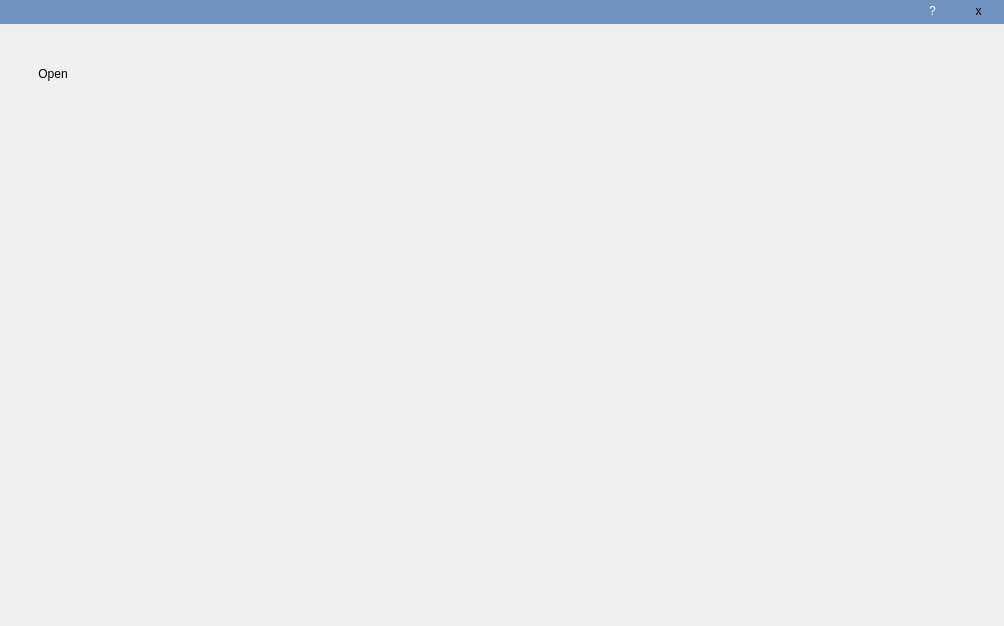
<?xml version="1.0" encoding="UTF-8"?>
<ui version="4.0">
 <class>HMMMain</class>
 <widget class="QMainWindow" name="HMMMain">
  <property name="geometry">
   <rect>
    <x>0</x>
    <y>0</y>
    <width>1004</width>
    <height>626</height>
   </rect>
  </property>
  <property name="windowTitle">
   <string>MDE</string>
  </property>
  <property name="styleSheet">
   <string notr="true"/>
  </property>
  <widget class="QWidget" name="centralWidget">
   <property name="baseSize">
    <size>
     <width>0</width>
     <height>0</height>
    </size>
   </property>
   <property name="styleSheet">
    <string notr="true">QWidget#centralWidget&gt;QWidget{Background-color:rgb(112,146,190) };</string>
   </property>
   <layout class="QVBoxLayout" name="verticalLayout">
    <property name="spacing">
     <number>0</number>
    </property>
    <property name="leftMargin">
     <number>0</number>
    </property>
    <property name="topMargin">
     <number>0</number>
    </property>
    <property name="rightMargin">
     <number>0</number>
    </property>
    <property name="bottomMargin">
     <number>0</number>
    </property>
    <item>
     <widget class="QWidget" name="widowTitleBar" native="true">
      <property name="sizePolicy">
       <sizepolicy hsizetype="Preferred" vsizetype="Minimum">
        <horstretch>0</horstretch>
        <verstretch>0</verstretch>
       </sizepolicy>
      </property>
      <property name="styleSheet">
       <string notr="true">Background-color:rgb(112,146,190)</string>
      </property>
      <layout class="QHBoxLayout" name="horizontalLayout_2">
       <property name="spacing">
        <number>0</number>
       </property>
       <property name="topMargin">
        <number>0</number>
       </property>
       <property name="bottomMargin">
        <number>3</number>
       </property>
       <item>
        <widget class="QWidget" name="widget" native="true">
         <layout class="QVBoxLayout" name="verticalLayout_2">
          <property name="leftMargin">
           <number>0</number>
          </property>
          <property name="topMargin">
           <number>3</number>
          </property>
          <property name="rightMargin">
           <number>0</number>
          </property>
          <property name="bottomMargin">
           <number>0</number>
          </property>
         </layout>
        </widget>
       </item>
       <item>
        <widget class="QToolButton" name="aboutButton">
         <property name="styleSheet">
          <string notr="true">color:white</string>
         </property>
         <property name="text">
          <string>?</string>
         </property>
         <property name="icon">
          <iconset>
           <normaloff>:/mde/icons/about.png</normaloff>:/mde/icons/about.png</iconset>
         </property>
         <property name="toolButtonStyle">
          <enum>Qt::ToolButtonTextOnly</enum>
         </property>
         <property name="autoRaise">
          <bool>true</bool>
         </property>
        </widget>
       </item>
       <item>
        <widget class="QToolButton" name="minimizeButton">
         <property name="maximumSize">
          <size>
           <width>21</width>
           <height>15</height>
          </size>
         </property>
         <property name="styleSheet">
          <string notr="true"/>
         </property>
         <property name="text">
          <string>_</string>
         </property>
         <property name="icon">
          <iconset resource="MdeViewIcons.qrc">
           <normaloff>:/mde/icons/minimalizacja-alpha.png</normaloff>:/mde/icons/minimalizacja-alpha.png</iconset>
         </property>
         <property name="checkable">
          <bool>false</bool>
         </property>
         <property name="autoExclusive">
          <bool>true</bool>
         </property>
         <property name="autoRaise">
          <bool>true</bool>
         </property>
        </widget>
       </item>
       <item>
        <widget class="QToolButton" name="exitButton">
         <property name="maximumSize">
          <size>
           <width>29</width>
           <height>15</height>
          </size>
         </property>
         <property name="styleSheet">
          <string notr="true"/>
         </property>
         <property name="text">
          <string>x</string>
         </property>
         <property name="icon">
          <iconset resource="../../coreui/ui/CoreIcons.qrc">
           <normaloff>:/coreUI/icons/x-alpha.png</normaloff>:/coreUI/icons/x-alpha.png</iconset>
         </property>
         <property name="autoRaise">
          <bool>true</bool>
         </property>
        </widget>
       </item>
      </layout>
     </widget>
    </item>
    <item>
     <widget class="QFrame" name="toolBar">
      <property name="sizePolicy">
       <sizepolicy hsizetype="Preferred" vsizetype="Fixed">
        <horstretch>0</horstretch>
        <verstretch>0</verstretch>
       </sizepolicy>
      </property>
      <property name="minimumSize">
       <size>
        <width>0</width>
        <height>100</height>
       </size>
      </property>
      <property name="maximumSize">
       <size>
        <width>16777215</width>
        <height>100</height>
       </size>
      </property>
      <property name="styleSheet">
       <string notr="true"/>
      </property>
      <layout class="QHBoxLayout" name="horizontalLayout">
       <property name="topMargin">
        <number>0</number>
       </property>
       <property name="bottomMargin">
        <number>0</number>
       </property>
       <item>
        <widget class="QToolButton" name="templateButton">
         <property name="enabled">
          <bool>true</bool>
         </property>
         <property name="minimumSize">
          <size>
           <width>84</width>
           <height>54</height>
          </size>
         </property>
         <property name="styleSheet">
          <string notr="true"/>
         </property>
         <property name="text">
          <string>Open</string>
         </property>
         <property name="icon">
          <iconset resource="MdeViewIcons.qrc">
           <normaloff>:/mde/icons/Strona.png</normaloff>:/mde/icons/Strona.png</iconset>
         </property>
         <property name="iconSize">
          <size>
           <width>28</width>
           <height>28</height>
          </size>
         </property>
         <property name="checkable">
          <bool>true</bool>
         </property>
         <property name="checked">
          <bool>false</bool>
         </property>
         <property name="toolButtonStyle">
          <enum>Qt::ToolButtonTextUnderIcon</enum>
         </property>
         <property name="autoRaise">
          <bool>true</bool>
         </property>
        </widget>
       </item>
       <item>
        <widget class="QWidget" name="tabPlaceholder" native="true">
         <property name="sizePolicy">
          <sizepolicy hsizetype="Preferred" vsizetype="Expanding">
           <horstretch>0</horstretch>
           <verstretch>0</verstretch>
          </sizepolicy>
         </property>
         <property name="styleSheet">
          <string notr="true"/>
         </property>
         <layout class="QHBoxLayout" name="horizontalLayout_3">
          <property name="spacing">
           <number>0</number>
          </property>
          <property name="leftMargin">
           <number>0</number>
          </property>
          <property name="topMargin">
           <number>0</number>
          </property>
          <property name="rightMargin">
           <number>0</number>
          </property>
          <property name="bottomMargin">
           <number>0</number>
          </property>
         </layout>
        </widget>
       </item>
      </layout>
     </widget>
    </item>
    <item>
     <widget class="QFrame" name="mainArea">
      <property name="sizePolicy">
       <sizepolicy hsizetype="Expanding" vsizetype="Expanding">
        <horstretch>0</horstretch>
        <verstretch>0</verstretch>
       </sizepolicy>
      </property>
      <property name="styleSheet">
       <string notr="true"/>
      </property>
      <property name="frameShape">
       <enum>QFrame::NoFrame</enum>
      </property>
      <property name="lineWidth">
       <number>0</number>
      </property>
      <layout class="QHBoxLayout" name="horizontalLayout_4">
       <property name="spacing">
        <number>0</number>
       </property>
       <property name="leftMargin">
        <number>5</number>
       </property>
       <property name="topMargin">
        <number>5</number>
       </property>
       <property name="rightMargin">
        <number>5</number>
       </property>
       <property name="bottomMargin">
        <number>5</number>
       </property>
      </layout>
     </widget>
    </item>
   </layout>
  </widget>
  <action name="actionAbout">
   <property name="icon">
    <iconset>
     <normaloff>:/mde/icons/about.png</normaloff>:/mde/icons/about.png</iconset>
   </property>
   <property name="text">
    <string>About...</string>
   </property>
  </action>
  <action name="actionOpen">
   <property name="icon">
    <iconset>
     <normaloff>:/mde/icons/open.png</normaloff>:/mde/icons/open.png</iconset>
   </property>
   <property name="text">
    <string>&amp;Open</string>
   </property>
   <property name="shortcut">
    <string>O</string>
   </property>
  </action>
  <action name="actionWindow">
   <property name="text">
    <string>Window</string>
   </property>
  </action>
  <action name="actionExit">
   <property name="text">
    <string>Exit</string>
   </property>
  </action>
  <action name="actionSaveLayout">
   <property name="icon">
    <iconset>
     <normaloff>:/mde/icons/save.png</normaloff>:/mde/icons/save.png</iconset>
   </property>
   <property name="text">
    <string>Save layout</string>
   </property>
  </action>
  <action name="actionLayoutOpen">
   <property name="text">
    <string>Open...</string>
   </property>
  </action>
  <action name="actionCreate_workflow">
   <property name="text">
    <string>Create workflow</string>
   </property>
  </action>
 </widget>
 <layoutdefault spacing="6" margin="11"/>
 <resources>
  <include location="../../coreui/ui/CoreIcons.qrc"/>
  <include location="MdeViewIcons.qrc"/>
  <include location="MdeViewIcons.qrc"/>
  <include location="MdeViewIcons.qrc"/>
  <include location="MdeViewIcons.qrc"/>
  <include location="MdeViewIcons.qrc"/>
 </resources>
 <connections>
  <connection>
   <sender>exitButton</sender>
   <signal>clicked()</signal>
   <receiver>HMMMain</receiver>
   <slot>close()</slot>
   <hints>
    <hint type="sourcelabel">
     <x>893</x>
     <y>19</y>
    </hint>
    <hint type="destinationlabel">
     <x>456</x>
     <y>323</y>
    </hint>
   </hints>
  </connection>
  <connection>
   <sender>minimizeButton</sender>
   <signal>clicked()</signal>
   <receiver>HMMMain</receiver>
   <slot>showMinimized()</slot>
   <hints>
    <hint type="sourcelabel">
     <x>865</x>
     <y>17</y>
    </hint>
    <hint type="destinationlabel">
     <x>456</x>
     <y>323</y>
    </hint>
   </hints>
  </connection>
  <connection>
   <sender>aboutButton</sender>
   <signal>clicked()</signal>
   <receiver>actionAbout</receiver>
   <slot>trigger()</slot>
   <hints>
    <hint type="sourcelabel">
     <x>858</x>
     <y>10</y>
    </hint>
    <hint type="destinationlabel">
     <x>-1</x>
     <y>-1</y>
    </hint>
   </hints>
  </connection>
 </connections>
 <slots>
  <slot>onOpen()</slot>
  <slot>onExit()</slot>
  <slot>onWireframe()</slot>
  <slot>onBones()</slot>
  <slot>onMaterial()</slot>
  <slot>onPageChanged(int)</slot>
  <slot>onTabbedViewSelected(bool)</slot>
  <slot>onDockableViewSelected(bool)</slot>
  <slot>onSaveLayout()</slot>
  <slot>onShowSavedLayouts()</slot>
  <slot>onOpenLayout()</slot>
  <slot>populateWindowMenu()</slot>
  <slot>populateVisualizersMenu()</slot>
  <slot>createWorkflow()</slot>
 </slots>
</ui>
